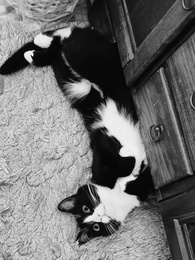
%> input picture Scientific Computing/Assignment 3/catgrayscale.jpg, 195 x 260 px, shrunk from 1536 x 2048 before the run
$ octave question2ab.m   (GNU Octave 9; MATLAB toolbox functions it lacks are replaced by stand-ins)
%> lines starting %> are read from the running program, lines starting %| are printed output that depends on the picture
I= imread('catgrayscale.jpg');
%> I is the input picture: size 260x195x3 uint8; min 0, max 250, mean 110.8

if size(I, 3)== 3
    I= rgb2gray(I);
%> I: size 260x195 uint8
end

I= double(I);
%> I: size 260x195 double

[U, S, V]= svd(I);

r= min(size(I));
%> r = 195

k_rdivided2= round(r / 2);
%> k_rdivided2 = 98
k_rminus10= r- 10;
%> k_rminus10 = 185

Irdivided2=U(:, 1:k_rdivided2) * S(1:k_rdivided2, 1:k_rdivided2) * V(:, 1:k_rdivided2)';
Irmminus10=U(:, 1:k_rminus10) * S(1:k_rminus10, 1:k_rminus10) * V(:, 1:k_rminus10)';

figure;
imshow(normalize(I));
%> in normalize, `img_min = min(img(:));`: img_min = 0
%> in normalize, `img_max = max(img(:));`: img_max = 250
title('Original Image');

figure;
imshow(normalize(Irdivided2));
title(['Low Rank Approximation(r/2) with k= ', num2str(k_rdivided2)]);

figure;
imshow(normalize(Irmminus10));
title(['Low Rank Approximation(r-10) with k= ', num2str(k_rminus10)]);

sigma = diag(S);
%> sigma = 195 values, max 27437.5 at index 1, min 20.16 at index 195, mean 551.7
S_k = sqrt(cumsum(sigma(end:-1:1).^2));
%> S_k = 195 values from 20.16 to 29916

errors = zeros(1, r);
for k = 1:r
    I_k = U(:, 1:k) * S(1:k, 1:k) * V(:, 1:k)';
    errors(k) = norm(I - I_k, 'fro');
end
%> after the loop, errors = 195 values, max 11922.8 at index 1, min 1.93e-10 at index 195, mean 1658.8

%Reverse
S_k = S_k(end:-1:1);
%> S_k = 195 values, max 29916 at index 1, min 20.16 at index 195, mean 1812.3

figure;
loglog(1:r, sigma, 'b', 'LineWidth', 2);
hold on;

loglog(1:r, S_k, 'r', 'LineWidth', 2);

loglog(1:r, errors, 'g', 'LineWidth', 2);

legend('Singular Values', 'S(k)', 'Frobenius Norm Error');
xlabel('k');
ylabel('Value');
title('Singular Values, S(k), and Error in Frobenius Norm');
grid on;
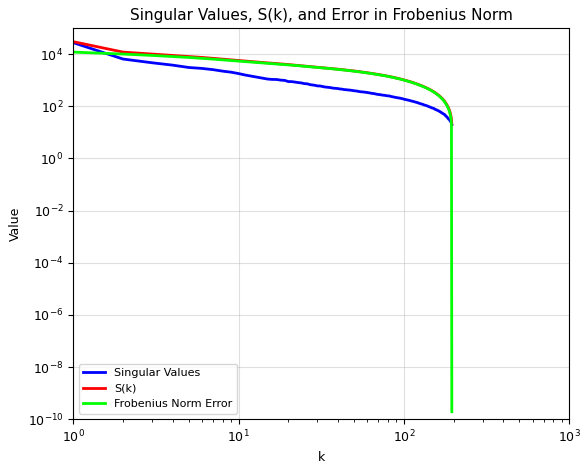
%> figure redrawn from the program's plot data; curve peaks at x = 1, y = 27437.5; curve peaks at x = 1, y = 29916; curve peaks at x = 1, y = 11922.8

function myimgnormalize = normalize(img)
    img_min = min(img(:));
    img_max = max(img(:));
    myimgnormalize = (img - img_min)/(img_max - img_min) * 255;
    myimgnormalize = uint8(myimgnormalize);
end
